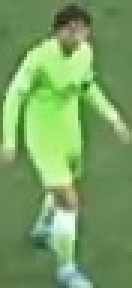
#> input picture video_Foot_Ml/output_videos/image_rognee_1.jpg, 44 x 96 px (shown 3 times larger)
$ jupyter execute ajout_couleurs.ipynb
#> lines starting #> are read from the running program, lines starting #| are printed output that depends on the picture
[cell 1]
import cv2
import matplotlib.pyplot as plt
import numpy as np

[cell 2]
chemin_Image = "../output_videos/image_rognee_1.jpg"
image = cv2.imread(chemin_Image)
#> image is the input picture: shape (96, 44, 3); mean B, G, R 98.5, 159.3, 119.8
image = cv2.cvtColor(image, cv2.COLOR_BGR2RGB)

[cell 3]
plt.imshow(image)
plt.show()

[cell 4]
# Prendre moitié supérieure
moitie_Haut = image[0: int(image.shape[0] / 2), :]
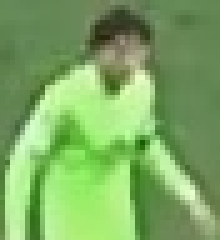
#> moitie_Haut: shape (48, 44, 3) (shown 5 times larger); mean R, G, B 125.3, 169.9, 98.7
plt.imshow(moitie_Haut)
plt.show()
